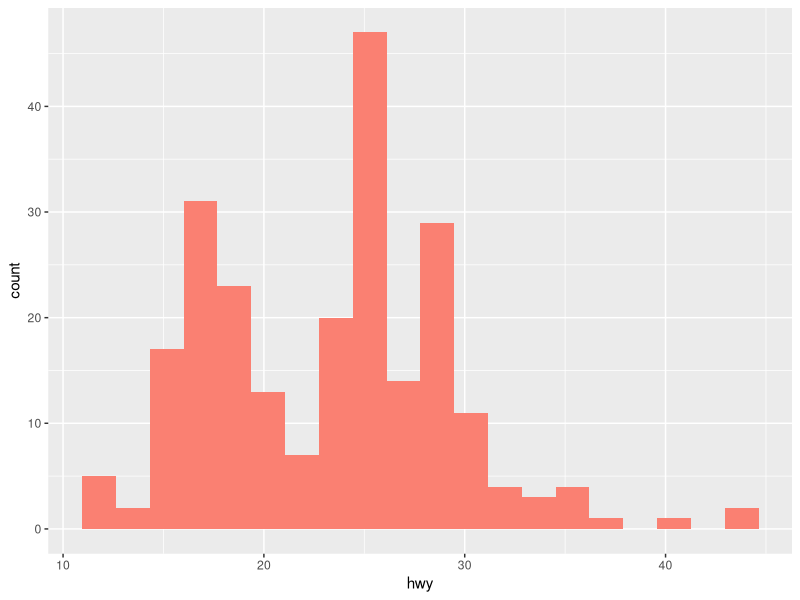
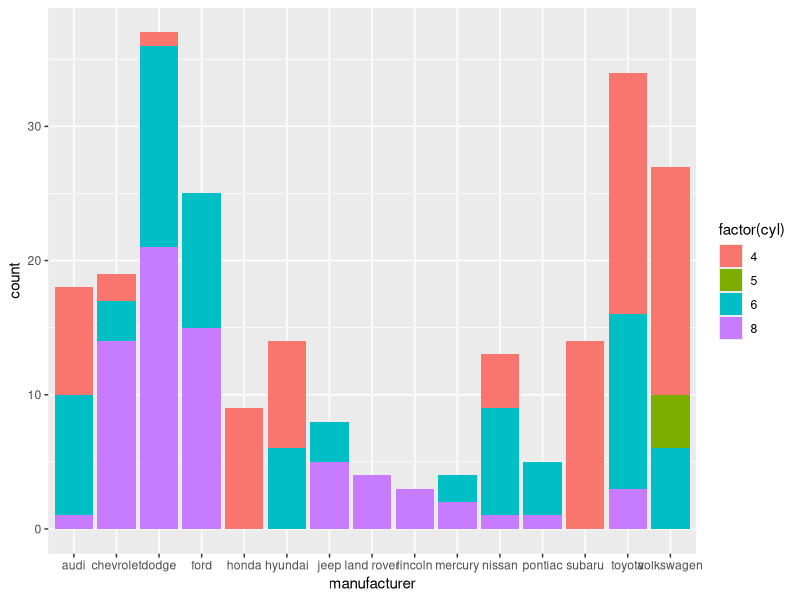
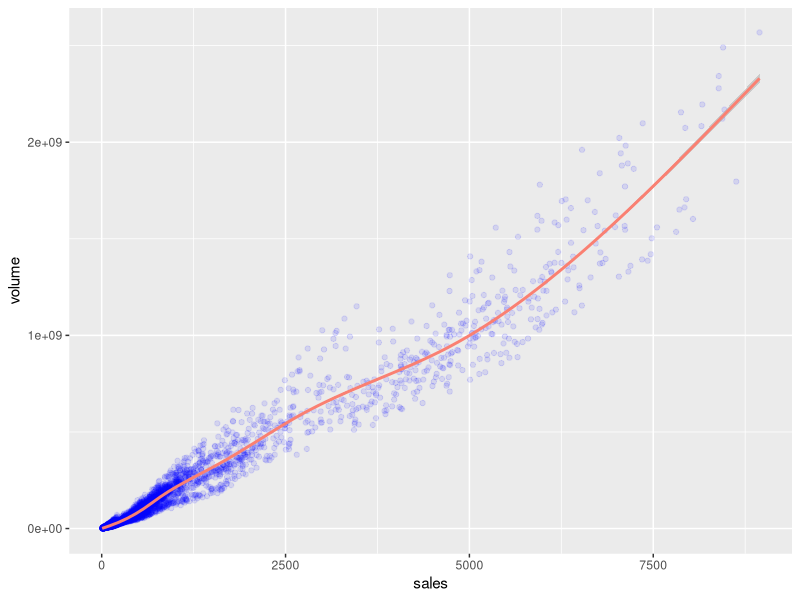

Recreate these plots in R, in order.
library(ggplot2)

pl <- ggplot(data = mpg,
             aes(x = hwy)) + geom_histogram(fill = 'salmon',
                                            bins = 20)

print(pl)

pl <- ggplot(data = mpg,
             aes(x = manufacturer))

pl <- pl + geom_bar(aes(fill=factor(cyl))) 

print(pl)

pl <- ggplot(data = txhousing,
             aes(x = sales, y = volume)) + geom_point(color = 'blue',
                                                      alpha = 0.1)

pl <- pl + geom_smooth(color = 'salmon')

print(pl)